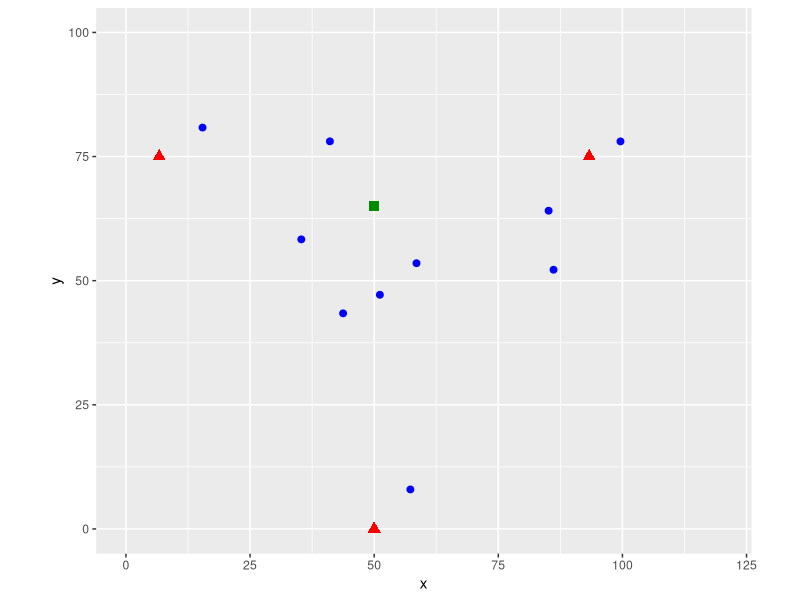
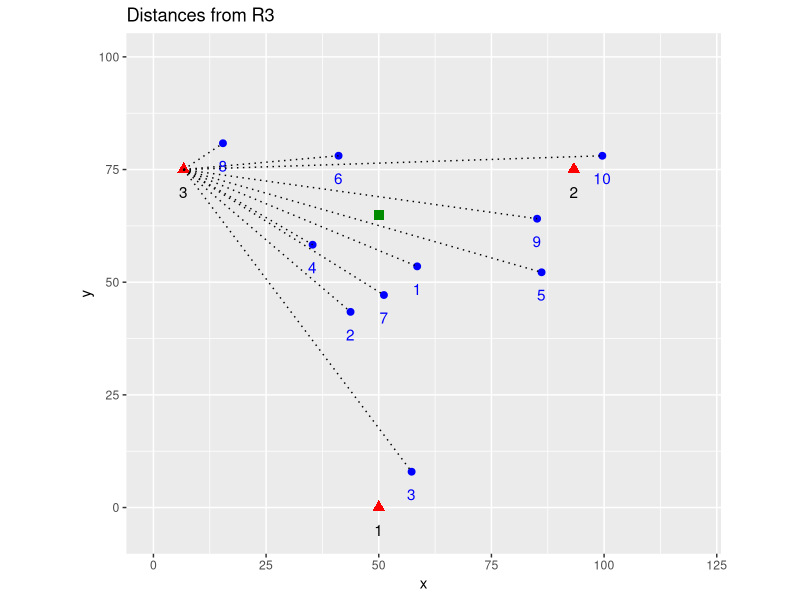
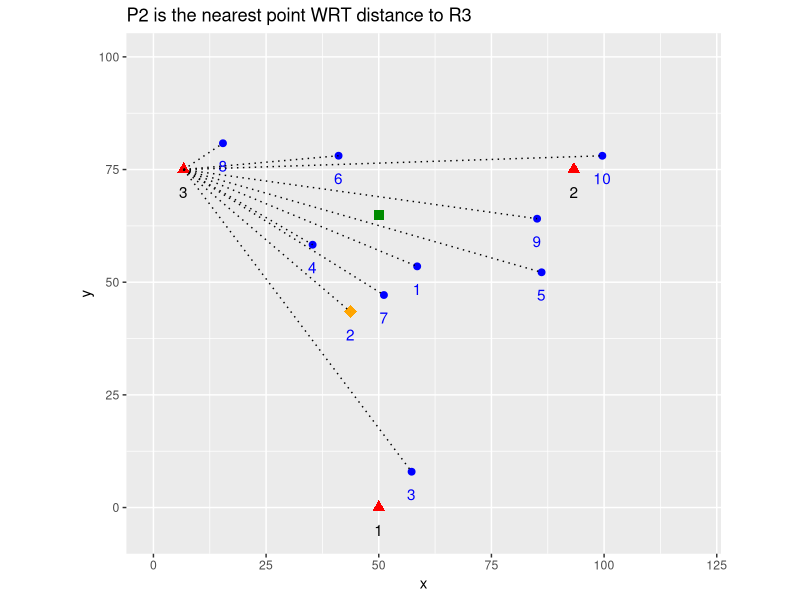
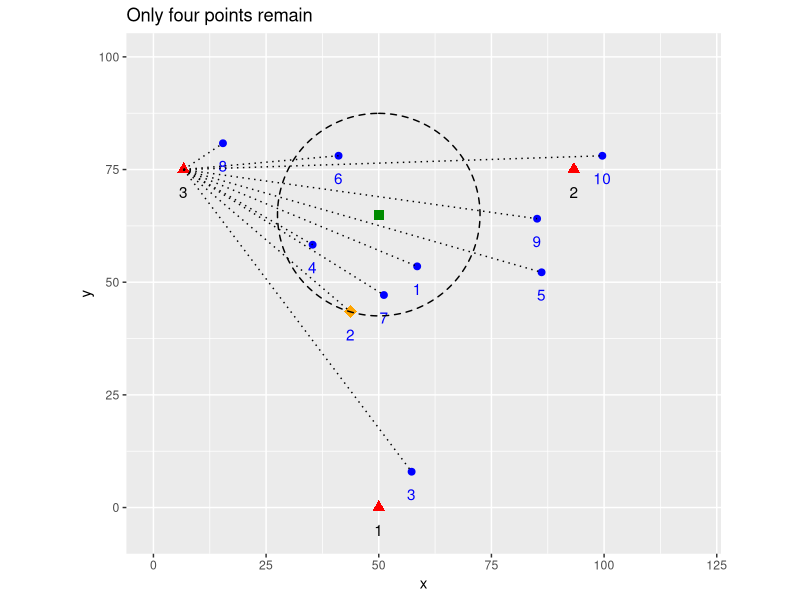
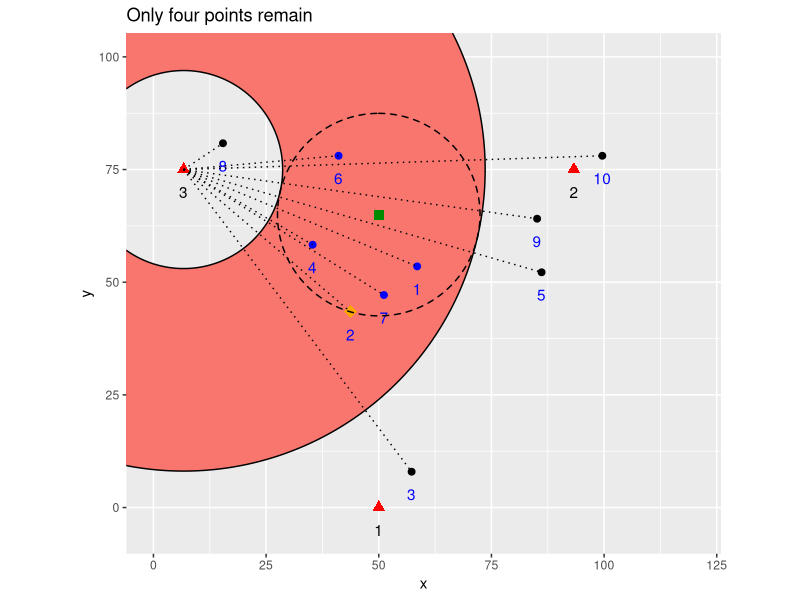
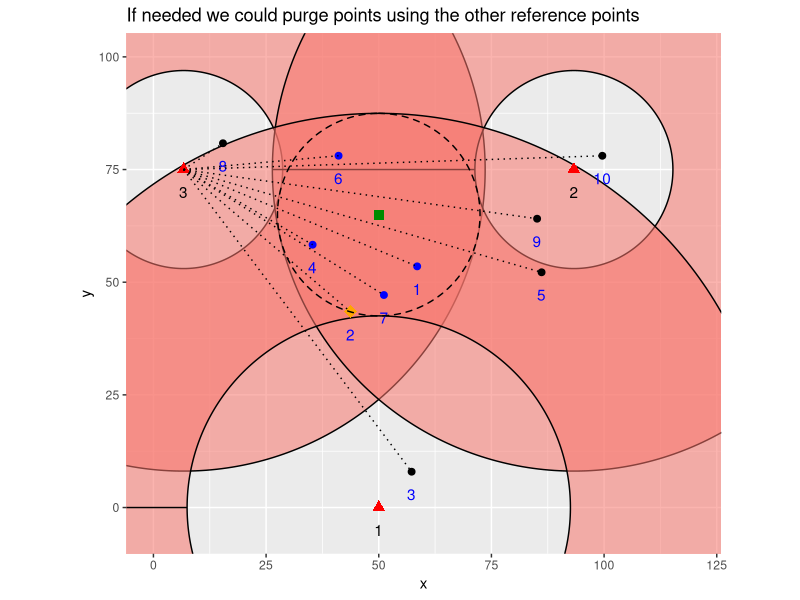
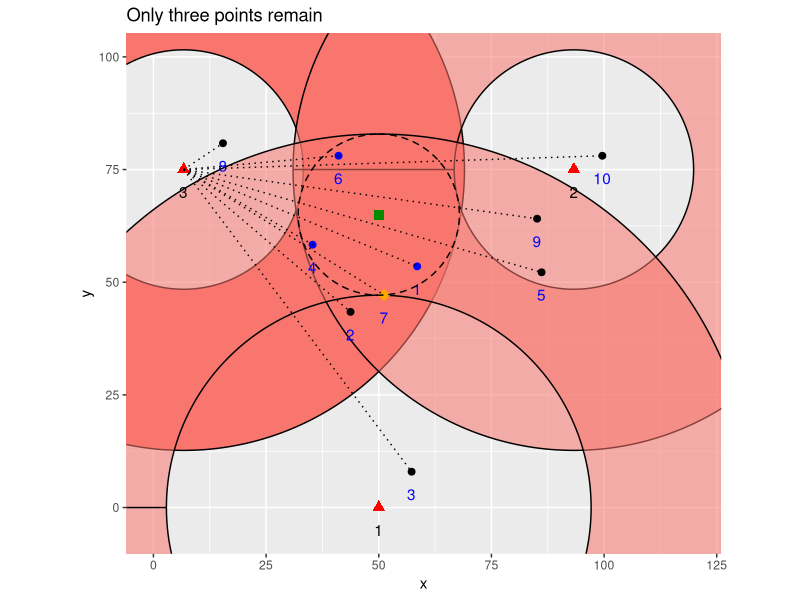
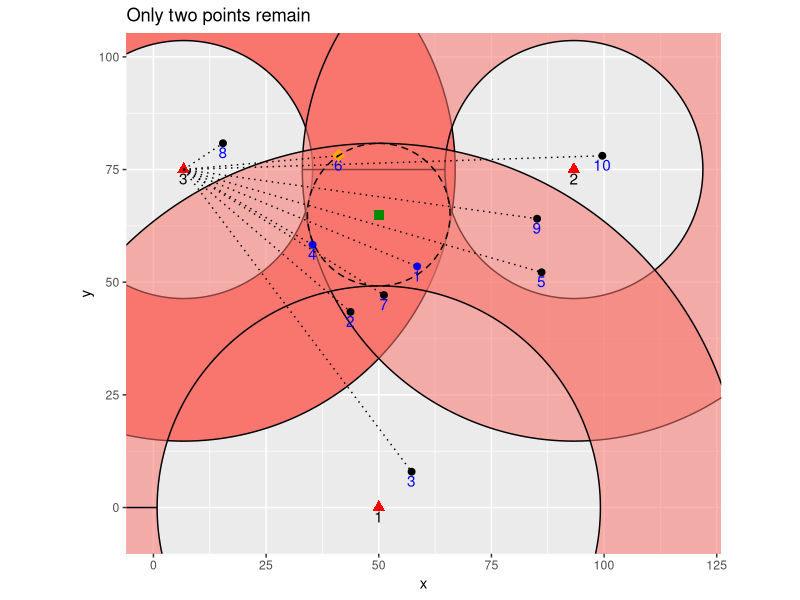

These charts were generated, in order, by the following R code:
library(ggplot2)

setwd("~/repos/TrilaterationIndex")

data <- read.csv('./data/point_sample_10.csv')
data <- data[,-1]
data

refpoints <- read.csv('./data/sample_ref_points.csv')
refpoints <- refpoints[,-1]
names(refpoints) <- c('A', 'x', 'y')
refpoints

querypoint <- data.frame(array(c(50, 65), dim=c(1,2)))
names(querypoint) <- c('x', 'y')
querypoint

ggplot() +
  geom_point(data=data, mapping=aes(x=x, y=y), color="blue", size=2) +
  geom_point(data=refpoints[0:3,], mapping=aes(x=x, y=y), color="red", shape="triangle", size=3) +
  geom_point(data=querypoint, mapping=aes(x=x,y=y), color="green4", shape="square", size=3) +
  coord_fixed(ratio = 1, xlim=c(0,120), ylim=c(0, 100))


ref_lines = data.frame(x=refpoints[3, 'x'], y=refpoints[3,'y'], xend=data[,'x'], yend=data[,'y'])
ref_lines

ggplot() +
  geom_point(data=data, mapping=aes(x=x, y=y), color="blue", size=2) +
  geom_text(data=data, aes(x=x, y=y, label=rownames(data)), nudge_y = -5, color="blue") +
  geom_point(data=refpoints[0:3,], mapping=aes(x=x, y=y), color="red", shape="triangle", size=3) +
  geom_text(data=refpoints[0:3,], aes(x=x, y=y, label=A), nudge_y = -5) +
  geom_point(data=querypoint, mapping=aes(x=x,y=y), color="green4", shape="square", size=3) +
  geom_segment(data=ref_lines, mapping=aes(x=x, y=y, xend=xend, yend=yend), linetype="dotted") +
  coord_fixed(ratio = 1, xlim=c(0,120), ylim=c(-5, 100)) +
  ggtitle("Distances from R3")

r3dist = apply(ref_lines, 1, function(x) sqrt((x[3]-x[1])^2 + (x[4]-x[2])^2))
data$r3dist <- r3dist
data <- data[order(data$r3dist),]
data

r1dist = apply(data, 1, function(x) sqrt((x[1] - refpoints[1,'x'])^2 + (x[2] - refpoints[1, 'y'])^2))
data$r1dist <- r1dist

r2dist = apply(data, 1, function(x) sqrt((x[1] - refpoints[2,'x'])^2 + (x[2] - refpoints[2, 'y'])^2))
data$r2dist <- r2dist

data

qdists = apply(refpoints, 1, function(x) sqrt((querypoint$x - x[2])^2 + (querypoint$y - x[3])^2))
qdists <- data.frame(array(qdists, dim=c(1,3)))
names(qdists) <- c('r1dist', 'r2dist', 'r3dist')
querypoint <- cbind(querypoint, qdists)
querypoint


#---------------------

ggplot() +
  geom_point(data=data, mapping=aes(x=x, y=y), color="blue", size=2) +
  geom_text(data=data, aes(x=x, y=y, label=rownames(data)), nudge_y = -5, color="blue") +
  geom_point(data=refpoints[0:3,], mapping=aes(x=x, y=y), color="red", shape="triangle", size=3) +
  geom_text(data=refpoints[0:3,], aes(x=x, y=y, label=A), nudge_y = -5) +
  geom_point(data=querypoint, mapping=aes(x=x,y=y), color="green4", shape="square", size=3) +
  geom_point(data=data[rownames(data)==2,], aes(x=x, y=y), color="orange", shape="diamond", size=4) +
  geom_segment(data=ref_lines, mapping=aes(x=x, y=y, xend=xend, yend=yend), linetype="dotted") +
  coord_fixed(ratio = 1, xlim=c(0,120), ylim=c(-5, 100)) +
  ggtitle("P2 is the nearest point WRT distance to R3")

data[rownames(data) %in% c(2,4,7), ]

myDist <- function(x, y) {
  # x and y must be 2D points -- (x,y) tuples i.e.: x <- c(1,2) y <- c(3,4)
  d <- sqrt((x[[1]]-y[[1]])^2+(x[[2]]-y[[2]])^2)
  return(d)
}


#------------------------
qp2dist <- myDist(c(querypoint$x, querypoint$y), c(data[rownames(data)==2, 'x'], data[rownames(data)==2, 'y']))
library(ggforce)
ggplot() +
  geom_point(data=data, mapping=aes(x=x, y=y), color="blue", size=2) +
  geom_text(data=data, aes(x=x, y=y, label=rownames(data)), nudge_y = -5, color="blue") +
  geom_point(data=refpoints[0:3,], mapping=aes(x=x, y=y), color="red", shape="triangle", size=3) +
  geom_text(data=refpoints[0:3,], aes(x=x, y=y, label=A), nudge_y = -5) +
  geom_point(data=querypoint, mapping=aes(x=x,y=y), color="green4", shape="square", size=3) +
  geom_point(data=data[rownames(data)==2,], aes(x=x, y=y), color="orange", shape="diamond", size=4) +
#  geom_point(data=data[rownames(data) %in% c(4, 7),], aes(x=x, y=y), color="pink", size=4) +
  geom_circle(aes(x0=x, y0=y, r=qp2dist), data=querypoint, linetype="dashed") +
  geom_segment(data=ref_lines, mapping=aes(x=x, y=y, xend=xend, yend=yend), linetype="dotted") +
  coord_fixed(ratio = 1, xlim=c(0,120), ylim=c(-5, 100)) +
  ggtitle("Only four points remain")


#------------------------

qp2dist <- myDist(c(querypoint$x, querypoint$y), c(data[rownames(data)==2, 'x'], data[rownames(data)==2, 'y']))
library(ggforce)
ggplot() +
  geom_arc_bar(data=refpoints[3,],
               aes(x0=x,y0=y,
                   r0=querypoint$r3dist - qp2dist,
                   r=querypoint$r3dist + qp2dist,
                   start=-pi/2, end=1.5*pi, fill=TRUE)) +
  geom_point(data=data[rownames(data) %in% c(1,7,4,6),], mapping=aes(x=x, y=y), color="blue", size=2) +
  geom_point(data=data[!rownames(data) %in% c(1,7,4,6),], mapping=aes(x=x, y=y), color="black", size=2) +
  geom_text(data=data, aes(x=x, y=y, label=rownames(data)), nudge_y = -5, color="blue") +
  geom_point(data=refpoints[0:3,], mapping=aes(x=x, y=y), color="red", shape="triangle", size=3) +
  geom_text(data=refpoints[0:3,], aes(x=x, y=y, label=A), nudge_y = -5) +
  geom_point(data=querypoint, mapping=aes(x=x,y=y), color="green4", shape="square", size=3) +
  geom_point(data=data[rownames(data)==2,], aes(x=x, y=y), color="orange", shape="diamond", size=4) +
  #  geom_point(data=data[rownames(data) %in% c(4, 7),], aes(x=x, y=y), color="pink", size=4) +
  geom_circle(aes(x0=x, y0=y, r=qp2dist), data=querypoint, linetype="dashed") +
  geom_segment(data=ref_lines, mapping=aes(x=x, y=y, xend=xend, yend=yend), linetype="dotted") +
  coord_fixed(ratio = 1, xlim=c(0,120), ylim=c(-5, 100)) +
  ggtitle("Only four points remain") +
  theme(legend.position = "none")

#------------------------
qp2dist <- myDist(c(querypoint$x, querypoint$y), c(data[rownames(data)==2, 'x'], data[rownames(data)==2, 'y']))
library(ggforce)
ggplot() +
  geom_arc_bar(data=refpoints[3,],
               aes(x0=x,y0=y,
                   r0=querypoint$r3dist - qp2dist,
                   r=querypoint$r3dist + qp2dist,
                   start=-pi/2, end=1.5*pi, fill=TRUE, alpha=0.5)) +
  geom_arc_bar(data=refpoints[2,],
               aes(x0=x,y0=y,
                   r0=querypoint$r2dist - qp2dist,
                   r=querypoint$r2dist + qp2dist,
                   start=-pi/2, end=1.5*pi, fill=TRUE, alpha=0.5)) +
  geom_arc_bar(data=refpoints[1,],
               aes(x0=x,y0=y,
                   r0=querypoint$r1dist - qp2dist,
                   r=querypoint$r1dist + qp2dist,
                   start=-pi/2, end=1.5*pi, fill=TRUE, alpha=0.5)) +
  geom_point(data=data[rownames(data) %in% c(1,7,4,6),], mapping=aes(x=x, y=y), color="blue", size=2) +
  geom_point(data=data[!rownames(data) %in% c(1,7,4,6),], mapping=aes(x=x, y=y), color="black", size=2) +
  geom_text(data=data, aes(x=x, y=y, label=rownames(data)), nudge_y = -5, color="blue") +
  geom_point(data=refpoints[0:3,], mapping=aes(x=x, y=y), color="red", shape="triangle", size=3) +
  geom_text(data=refpoints[0:3,], aes(x=x, y=y, label=A), nudge_y = -5) +
  geom_point(data=querypoint, mapping=aes(x=x,y=y), color="green4", shape="square", size=3) +
  geom_point(data=data[rownames(data)==2,], aes(x=x, y=y), color="orange", shape="diamond", size=4) +
  #  geom_point(data=data[rownames(data) %in% c(4, 7),], aes(x=x, y=y), color="pink", size=4) +
  geom_circle(aes(x0=x, y0=y, r=qp2dist), data=querypoint, linetype="dashed") +
  geom_segment(data=ref_lines, mapping=aes(x=x, y=y, xend=xend, yend=yend), linetype="dotted") +
  coord_fixed(ratio = 1, xlim=c(0,120), ylim=c(-5, 100)) +
  ggtitle("If needed we could purge points using the other reference points") +
  theme(legend.position = "none")


#-----------------------

data2 = data[rownames(data) %in% c(1,2,4,7,6),]

# p7 is the next closest point; see that querypoint$r3dist (44.44) is
# closer to data$r3dist for p7 (52.44) than p6 (34.52)

qp7dist <- myDist(c(querypoint$x, querypoint$y), c(data[rownames(data)==7, 'x'], data[rownames(data)==7, 'y']))

ggplot() +
  geom_arc_bar(data=refpoints[3,],
               aes(x0=x,y0=y,
                   r0=querypoint$r3dist - qp7dist,
                   r=querypoint$r3dist + qp7dist,
                   start=-pi/2, end=1.5*pi, fill=TRUE)) +
  geom_arc_bar(data=refpoints[2,],
               aes(x0=x,y0=y,
                   r0=querypoint$r2dist - qp7dist,
                   r=querypoint$r2dist + qp7dist,
                   start=-pi/2, end=1.5*pi, fill=TRUE, alpha=0.5)) +
  geom_arc_bar(data=refpoints[1,],
               aes(x0=x,y0=y,
                   r0=querypoint$r1dist - qp7dist,
                   r=querypoint$r1dist + qp7dist,
                   start=-pi/2, end=1.5*pi, fill=TRUE, alpha=0.5)) +
  geom_point(data=data[rownames(data) %in% c(1,4,6),], mapping=aes(x=x, y=y), color="blue", size=2) +
  geom_point(data=data[!rownames(data) %in% c(1,4,6),], mapping=aes(x=x, y=y), color="black", size=2) +
  geom_text(data=data, aes(x=x, y=y, label=rownames(data)), nudge_y = -5, color="blue") +
  geom_point(data=refpoints[0:3,], mapping=aes(x=x, y=y), color="red", shape="triangle", size=3) +
  geom_text(data=refpoints[0:3,], aes(x=x, y=y, label=A), nudge_y = -5) +
  geom_point(data=querypoint, mapping=aes(x=x,y=y), color="green4", shape="square", size=3) +
  geom_point(data=data[rownames(data)==7,], aes(x=x, y=y), color="orange", shape="diamond", size=4) +
  #  geom_point(data=data[rownames(data) %in% c(4, 7),], aes(x=x, y=y), color="pink", size=4) +
  geom_circle(aes(x0=x, y0=y, r=qp7dist), data=querypoint, linetype="dashed") +
  
  geom_segment(data=ref_lines, mapping=aes(x=x, y=y, xend=xend, yend=yend), linetype="dotted") +
  coord_fixed(ratio = 1, xlim=c(0,120), ylim=c(-5, 100)) +
  ggtitle("Only three points remain") +
  theme(legend.position = "none")


#-----------------------

# p7 is the next closest point; see that querypoint$r3dist (44.44) is
# closer to data$r3dist for p7 (52.44) than p6 (34.52)

qp6dist <- myDist(c(querypoint$x, querypoint$y), c(data[rownames(data)==6, 'x'], data[rownames(data)==6, 'y']))

ggplot() +
  geom_arc_bar(data=refpoints[3,],
               aes(x0=x,y0=y,
                   r0=querypoint$r3dist - qp6dist,
                   r=querypoint$r3dist + qp6dist,
                   start=-pi/2, end=1.5*pi, fill=TRUE)) +
  geom_arc_bar(data=refpoints[2,],
               aes(x0=x,y0=y,
                   r0=querypoint$r2dist - qp6dist,
                   r=querypoint$r2dist + qp6dist,
                   start=-pi/2, end=1.5*pi, fill=TRUE, alpha=0.5)) +
  geom_arc_bar(data=refpoints[1,],
               aes(x0=x,y0=y,
                   r0=querypoint$r1dist - qp6dist,
                   r=querypoint$r1dist + qp6dist,
                   start=-pi/2, end=1.5*pi, fill=TRUE, alpha=0.5)) +
  geom_point(data=data[rownames(data) %in% c(1,4),], mapping=aes(x=x, y=y), color="blue", size=2) +
  geom_point(data=data[!rownames(data) %in% c(1,4),], mapping=aes(x=x, y=y), color="black", size=2) +
  geom_text(data=data, aes(x=x, y=y, label=rownames(data)), nudge_y = -2, color="blue") +
  geom_point(data=refpoints[0:3,], mapping=aes(x=x, y=y), color="red", shape="triangle", size=3) +
  geom_text(data=refpoints[0:3,], aes(x=x, y=y, label=A), nudge_y = -2) +
  geom_point(data=querypoint, mapping=aes(x=x,y=y), color="green4", shape="square", size=3) +
  geom_point(data=data[rownames(data)==6,], aes(x=x, y=y), color="orange", shape="diamond", size=4) +
  #  geom_point(data=data[rownames(data) %in% c(4, 7),], aes(x=x, y=y), color="pink", size=4) +
  geom_circle(aes(x0=x, y0=y, r=qp6dist), data=querypoint, linetype="dashed") +
  geom_segment(data=ref_lines, mapping=aes(x=x, y=y, xend=xend, yend=yend), linetype="dotted") +
  coord_fixed(ratio = 1, xlim=c(0,120), ylim=c(-5, 100)) +
  ggtitle("Only two points remain") +
  theme(legend.position = "none")


ggplot() +
  geom_arc_bar(data=refpoints[3,],
               aes(x0=x,y0=y,
                   r0=querypoint$r3dist - qp6dist,
                   r=querypoint$r3dist + qp6dist,
                   start=-pi/2, end=1.5*pi, fill=TRUE)) +
  # geom_arc_bar(data=refpoints[2,],
  #              aes(x0=x,y0=y,
  #                  r0=querypoint$r2dist - qp6dist,
  #                  r=querypoint$r2dist + qp6dist,
  #                  start=-pi/2, end=1.5*pi, fill=TRUE, alpha=0.5)) +
  # geom_arc_bar(data=refpoints[1,],
  #              aes(x0=x,y0=y,
  #                  r0=querypoint$r1dist - qp6dist,
  #                  r=querypoint$r1dist + qp6dist,
  #                  start=-pi/2, end=1.5*pi, fill=TRUE, alpha=0.5)) +
  geom_point(data=data[rownames(data) %in% c(1,4),], mapping=aes(x=x, y=y), color="blue", size=2) +
  geom_point(data=data[!rownames(data) %in% c(1,4),], mapping=aes(x=x, y=y), color="black", size=2) +
  geom_text(data=data, aes(x=x, y=y, label=rownames(data)), nudge_y = -2, color="blue") +
  geom_point(data=refpoints[0:3,], mapping=aes(x=x, y=y), color="red", shape="triangle", size=3) +
  geom_text(data=refpoints[0:3,], aes(x=x, y=y, label=A), nudge_y = -2) +
  geom_point(data=querypoint, mapping=aes(x=x,y=y), color="green4", shape="square", size=3) +
  geom_point(data=data[rownames(data)==6,], aes(x=x, y=y), color="orange", shape="diamond", size=4) +
  #  geom_point(data=data[rownames(data) %in% c(4, 7),], aes(x=x, y=y), color="pink", size=4) +
  geom_circle(aes(x0=x, y0=y, r=qp6dist), data=querypoint, linetype="dashed") +
  geom_segment(data=ref_lines, mapping=aes(x=x, y=y, xend=xend, yend=yend), linetype="dotted") +
  coord_fixed(ratio = 1,
              xlim=c(querypoint$x - qp2dist, querypoint$x + qp2dist),
              ylim=c(querypoint$y - qp2dist, querypoint$y + qp2dist)) +
  ggtitle("Zoom - Only two points remain") +
  theme(legend.position = "none")


qp4dist <- myDist(c(querypoint$x, querypoint$y), c(data[rownames(data)==4, 'x'], data[rownames(data)==4, 'y']))
qp1dist <- myDist(c(querypoint$x, querypoint$y), c(data[rownames(data)==1, 'x'], data[rownames(data)==1, 'y']))
qp1dist
